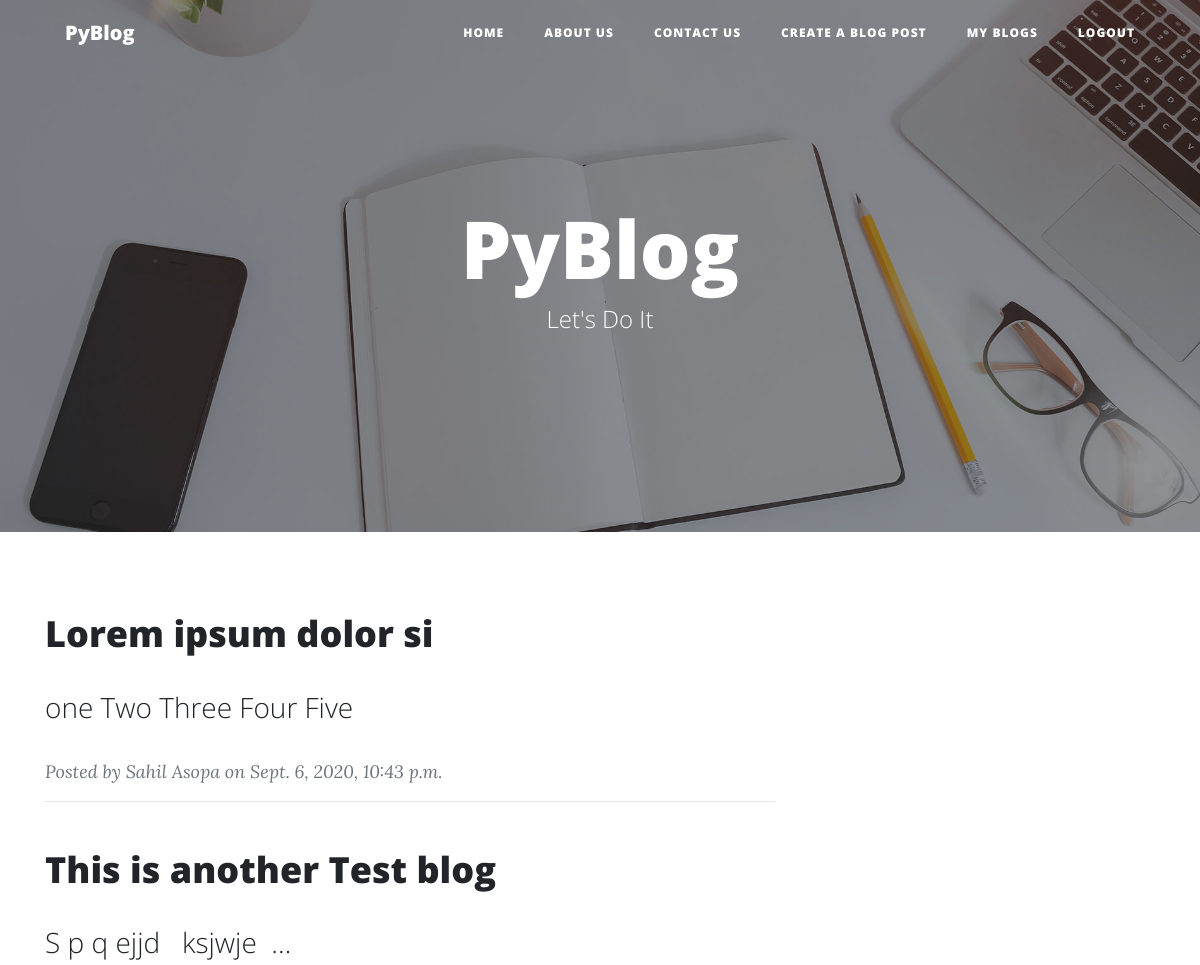
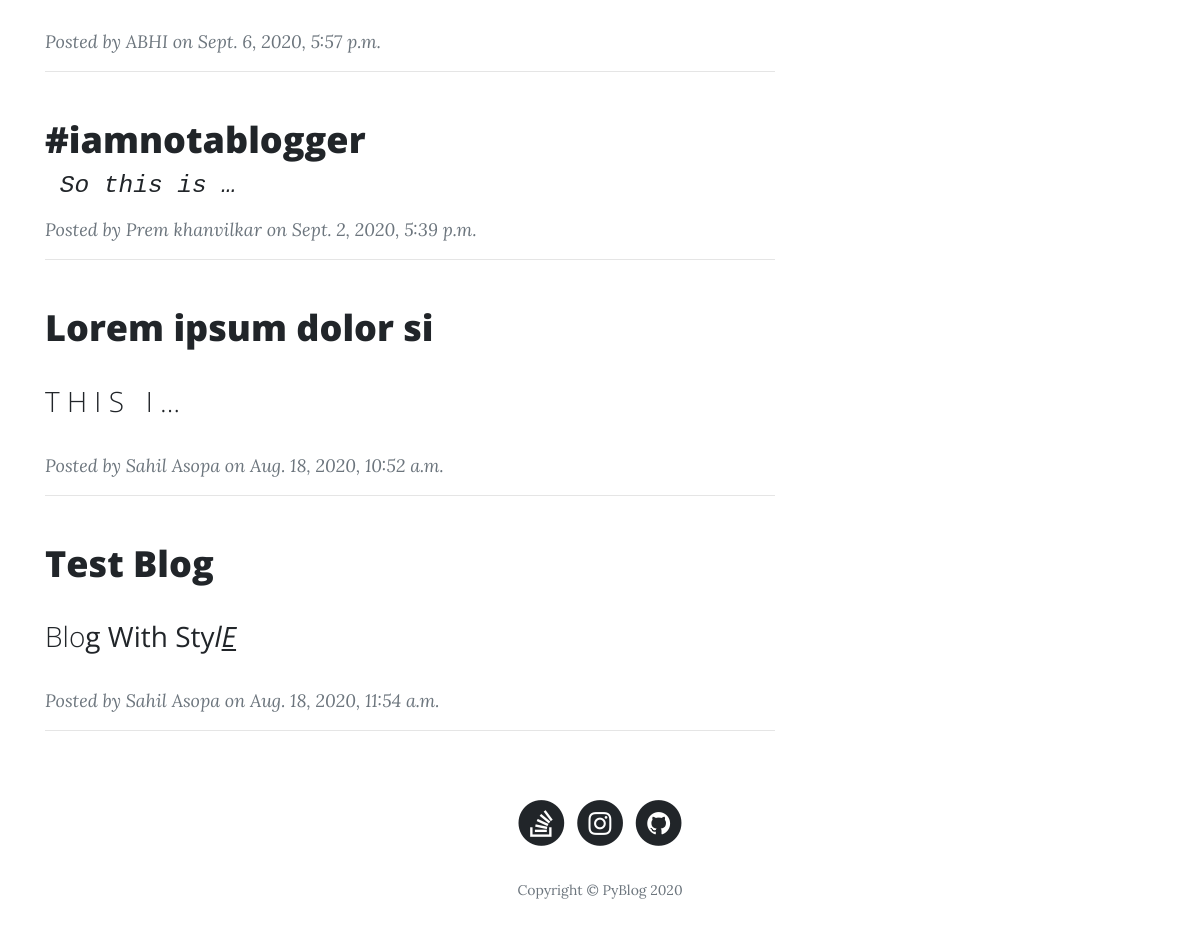
Page / (signed in) on the earlier database version (2 pictures, top to bottom).
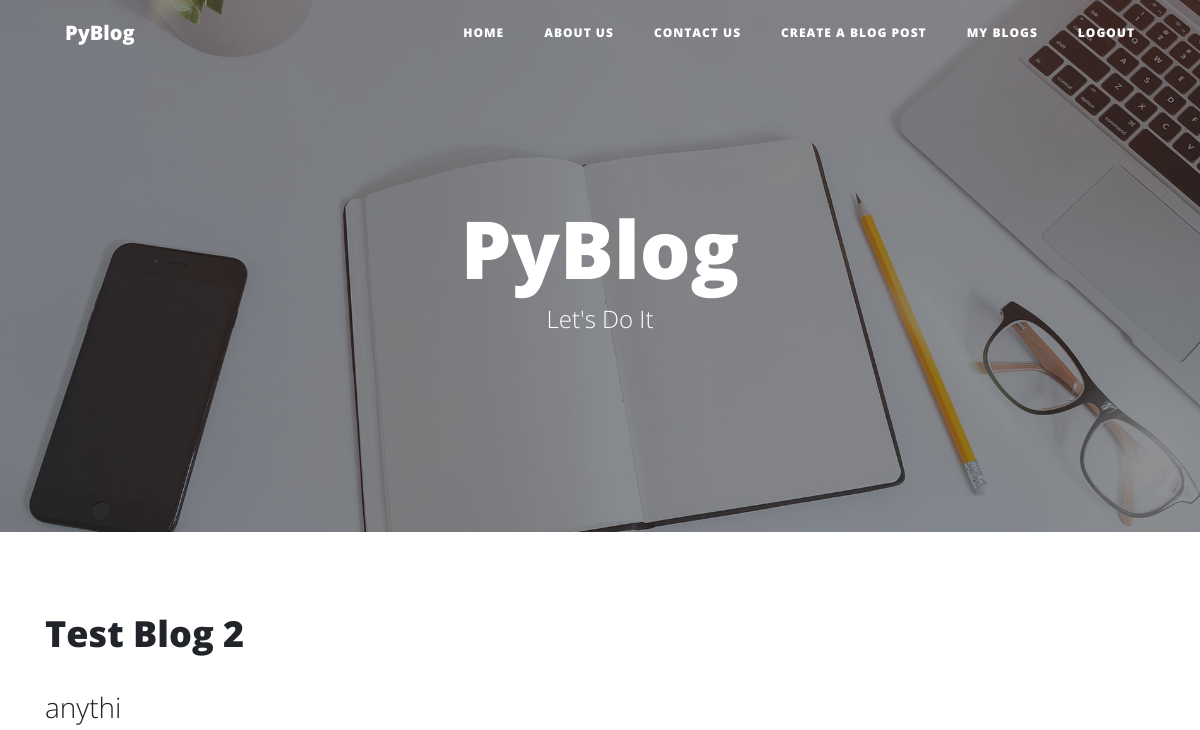
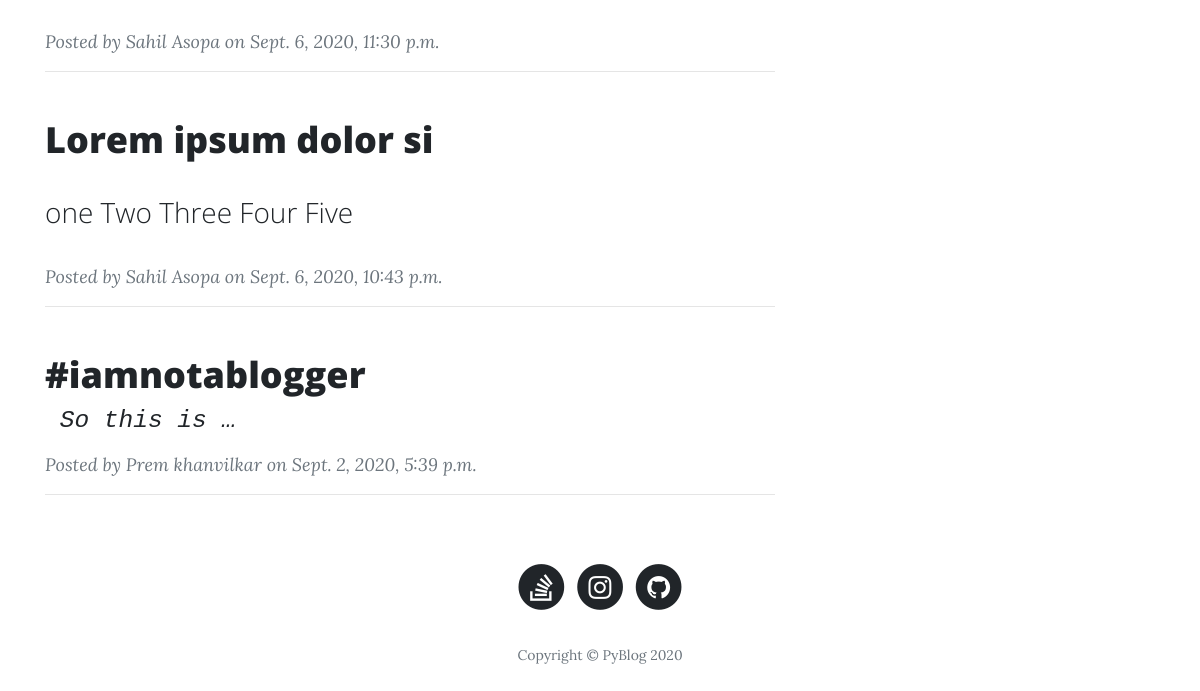
Same page on the later database version (2 pictures, top to bottom).
### Blogsite/models.py (models this page shows, shortened)
class Blog(models.Model):
    user = models.ForeignKey(BlogUser, on_delete=models.CASCADE)
    heading = models.CharField(max_length=100)
    blog = RichTextField()
    image = models.ImageField(blank=True, null=True, upload_to='media')
    uploaded_on = models.DateTimeField(auto_now=True)
    views = models.ManyToManyField(BlogUser, blank=True, related_name='Views')
    likes = models.ManyToManyField(BlogUser, blank=True, related_name='Likes')
    comments = models.CharField(blank=True, max_length=120)
    def get_absolute_url(self):
        return f"/post/{self.id}/"

class BlogUser(models.Model):
    user = models.OneToOneField(User, on_delete=models.CASCADE)
    full_name = models.CharField(max_length=52)
    username = models.CharField(unique=True, max_length=15)
    email = models.EmailField(blank=True, unique=True)
    def __str__(self):
        return self.full_name

### Blogsite/views.py (the view)
# urls.py: path('', views.home, name='home'),
@login_required(login_url='/login')
def home(request):
    user = BlogUser.objects.all()
    blog = Blog.objects.all().order_by('-id')[:1000]
    context = {
        'user': user,
        'blog': blog,
    }
    return render(request, 'index.html', context)

### templates/index.html (shortened to what this page needs)
{% load static %}
<html>
<head>
    <link rel="stylesheet" href="{% static 'assets/bootstrap/css/bootstrap.min.css' %}">
    <link rel="stylesheet" href="{% static 'assets/fonts/font-awesome.min.css' %}">
</head>
<body>
<nav class="navbar navbar-light navbar-expand-lg fixed-top" id="mainNav">
    <div class="container"><a class="navbar-brand" href="/">PyBlog</a>
        <div class="collapse navbar-collapse" id="navbarResponsive">
            <ul class="nav navbar-nav ml-auto">
                <li class="nav-item" role="presentation"><a class="nav-link" href="/">Home</a></li>
                <li class="nav-item" role="presentation"><a class="nav-link" href="/about">About us</a></li>
                <li class="nav-item" role="presentation"><a class="nav-link" href="/contact">Contact us</a></li>
                <li class="nav-item" role="presentation"><a class="nav-link" href="/new/post">Create a Blog Post</a>
                <li class="nav-item" role="presentation"><a class="nav-link" href="/my/blogs">My Blogs</a>
                <li class="nav-item" role="presentation"><a class="nav-link" href="/logout">Logout</a>
            </ul>
        </div>
    </div>
</nav>
<div class="alternative-body" style="width: 100%;">
    <header class="masthead" style='background-image:url("{% static 'assets/img/home-bg.jpg' %}");'>
        <div class="overlay"></div>
        <div class="container">
            <div class="row">
                <div class="col-md-10 col-lg-8 mx-auto">
                    <div class="site-heading">
                        <h1>PyBlog</h1><span class="subheading">Let's Do It</span></div>
                </div>
            </div>
        </div>
    </header>
    <div class="container">
        {% if blog %}
            {% for blog in blog %}
                <div class="row">
                    <div class="col-md-10 col-lg-8">
                        <div class="post-preview">
                            <a href="{{ blog.get_absolute_url }}">
                                <h2 class="post-title">{{ blog.heading|safe }}</h2>
                                <h3 class="post-subtitle">{{ blog.blog|truncatewords:5|safe }}</h3>
                            </a>
                            <a href="{% url 'profile' blog.user.id %}" class="post-meta">Posted by&nbsp;{{ blog.user }}
                                on {{ blog.uploaded_on }}
                            </a>
                        </div>
                        <hr>
                    </div>
                </div>
            {% endfor %}
        {% else %}
            <h3> Oops We Currently Have No Blogs! <a href="/new/post"> Click Here To Create One</a></h3>
        {% endif %}
    </div>
    <footer>
        <div class="container">
            <div class="row">
                <div class="col-md-10 col-lg-8 mx-auto">
                    <ul class="list-inline text-center">
                        <a href="https://stackoverflow.com/users/13780862/sahil-asopa">
                            <li class="list-inline-item"><span class="fa-stack fa-lg"><i
                                    class="fa fa-circle fa-stack-2x"></i><i
                                    class="fa fa-stack-overflow fa-stack-1x fa-inverse"></i></span></li>
                        </a>
                        <a href="https://www.instagram.com/pip_install_programming/">
                            <li class="list-inline-item"><span class="fa-stack fa-lg"><i
                                    class="fa fa-circle fa-stack-2x"></i><i
                                    class="fa fa-instagram fa-stack-1x fa-inverse"></i></span></li>
                        </a>
                        <a href="https://github.com/sahilasopa">
                            <li class="list-inline-item"><span class="fa-stack fa-lg"><i
                                    class="fa fa-circle fa-stack-2x"></i><i
                                    class="fa fa-github fa-stack-1x fa-inverse"></i></span></li>
                        </a>
                    </ul>
                    <p class="text-muted copyright">Copyright&nbsp;©&nbsp;PyBlog 2020</p>
                </div>
            </div>
        </div>
    </footer>
</div>
</body>
</html>

Differences in the rows shown:
removed Blog: heading "This is another Test blog", blog "S p q ejjd ksjwje …", user "ABHI", uploaded_on "Sept. 6, 2020, 5:57 p.m."
removed Blog: heading "Lorem ipsum dolor si", blog "T H I S I …", user "Sahil Asopa", uploaded_on "Aug. 18, 2020, 10:52 a.m."
removed Blog: heading "Test Blog", blog "Blo g With Sty l E", user "Sahil Asopa", uploaded_on "Aug. 18, 2020, 11:54 a.m."
added Blog: heading "Test Blog 2", blog "anythi", user "Sahil Asopa", uploaded_on "Sept. 6, 2020, 11:30 p.m."
